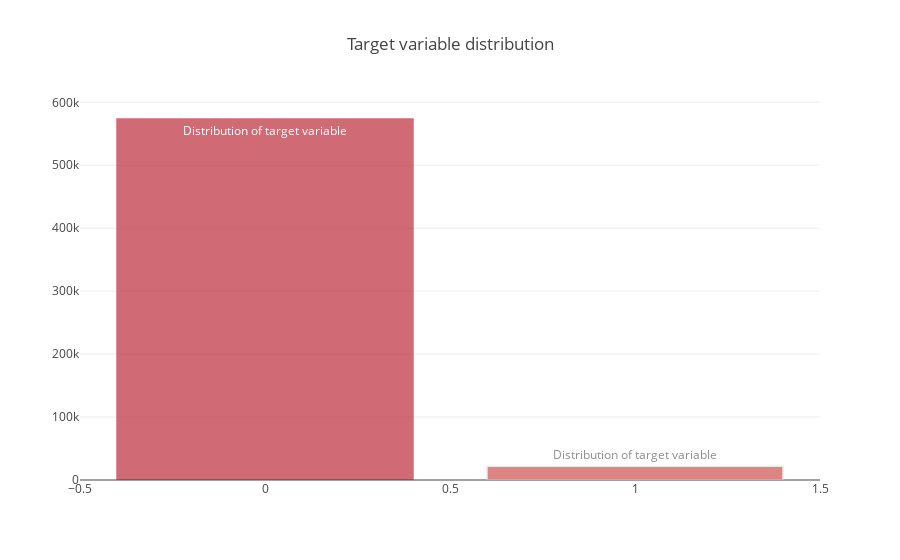

Notebook source saved alongside this figure:
### Code cell
trace0 = go.Bar(
    x=train["target"].value_counts().index.values,
    y=train["target"].value_counts().values,
    text='Distribution of target variable',
    marker=dict(
        color=(0.98,0.94,0.75),
        line=dict(
            color=(0.82,0,0.01),
            width=1.5,
        )
    ),
    opacity=0.6
)

data = [trace0]
layout = go.Layout(
    title='Target variable distribution'
)

fig = go.Figure(data=data, layout=layout)

py.iplot(fig, filename='basic-bar')

### Figure 1 — Plotly figure (JSON) as saved in the notebook; plotly's stock layout.template omitted (floating-point values rounded to 4 significant figures)
{"data": [{"marker": {"color": [0.98, 0.94, 0.75], "line": {"color": [0.82, 0, 0.01], "width": 1.5}}, "opacity": 0.6, "text": "Distribution of target variable", "type": "bar", "x": [0, 1], "y": [573518, 21694]}], "layout": {"title": "Target variable distribution"}}
